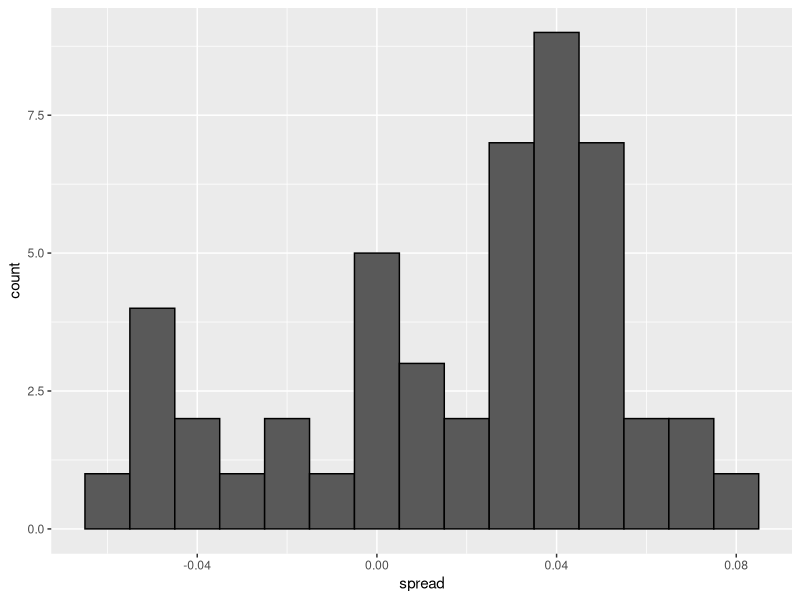
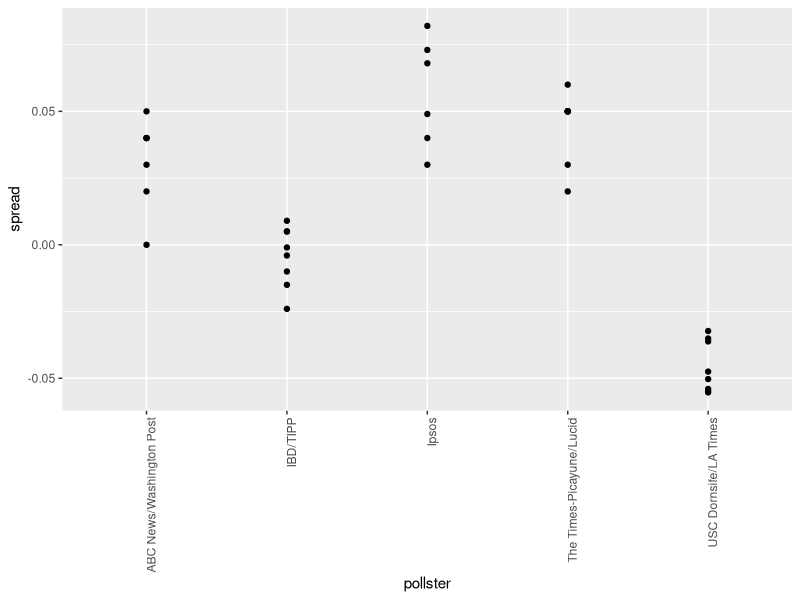

R code for these plots, in order: (Note: this script raises an error after producing the figures.)
install.packages("magrittr") # package installations are only needed the first time you use it
install.packages("dplyr")    # alternative installation of the %>%
library(magrittr) # needs to be run every time you start R and want to use %>%
library(dplyr)    # alternatively, this also loads %>%
library(ggplot2)
library(dslabs)
data(polls_us_election_2016)
names(polls_us_election_2016)

# keep only national polls from week before election with a grade considered reliable
polls <- polls_us_election_2016 %>%
  filter(state == "U.S." & enddate >= "2016-10-31" &
           (grade %in% c("A+", "A", "A-", "B+") | is.na(grade)))

# add spread estimate
polls <- polls %>%
  mutate(spread = rawpoll_clinton/100 - rawpoll_trump/100)

# compute estimated spread for combined polls
d_hat <- polls %>% 
  summarize(d_hat = sum(spread * samplesize) / sum(samplesize)) %>%
  .$d_hat

# compute margin of error
p_hat <- (d_hat+1)/2
moe <- 2*1.962*sqrt(p_hat*(1-p_hat)/sum(polls$samplesize))
moe

# histogram of the spread
polls %>%
  ggplot(aes(spread)) +
  geom_histogram(color="black", binwidth = .01)


# number of polls per pollster in week before election
polls %>% group_by(pollster) %>% summarize(n())

# plot results by pollsters with at least 6 polls
polls %>% group_by(pollster) %>%
  filter(n() >= 6) %>%
  ggplot(aes(pollster, spread)) +
  geom_point() +
  theme(axis.text.x = element_text(angle = 90, hjust = 1))

# standard errors within each pollster
polls %>% group_by(pollster) %>%
  filter(n() >= 6) %>%
  summarize(se = 2 * sqrt(p_hat * (1-p_hat) / median(samplesize)))



?between()
